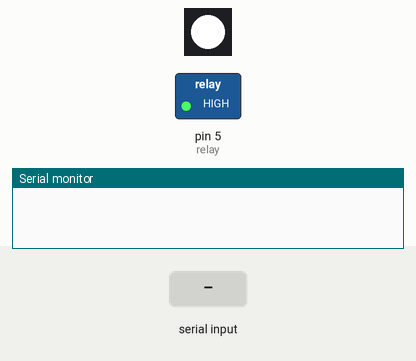
Simulated run of this sketch. Board: Arduino Uno, built with avr-gcc and run on an emulated ATmega328P. Parts: 1 RGB LEDs in strip order, left to right, switched loads named in the sketch (green lamp = pin HIGH), the last lines printed to the serial monitor. Inputs (shaded band) come from the test bench.

Above: at 0.1 s.
At 2.2 s:
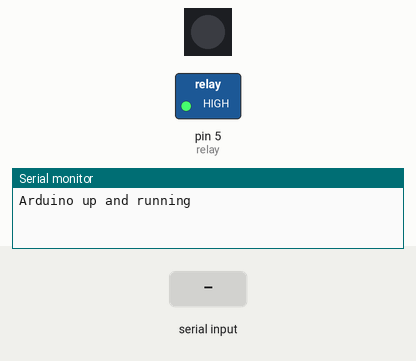
2.3 s: "c" received over Serial
4.8 s: "r" received over Serial
7.3 s: "90,45,200\n" received over Serial
Timing chart, 0 to 10.3 s (numbered marks = the images above; inputs shaded):
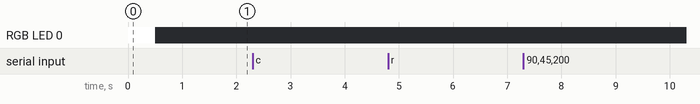

The sketch:

arduino_twitchChatCtrl.ino
```cpp
#include <FastLED.h>

#define NUM_LEDS 1
#define LED_PIN 2
#define COLOR_ORDER GRB

CRGB leds[NUM_LEDS];

const int relay = 5;

String incomingData; // for incomingData serial data
String dataArray[4]; // for storing incomingData

int rVal = 0;
int gVal = 0;
int bVal = 0;
int relayVal = 0;
char colOrRelay;

void fillArray(String data, String tArray[], char separator){
  int maxIndex = data.length();
  int arrayIndex = 0;
  int startIndex = 0;

  for(int i=0; i<maxIndex; i++){
    if(data.charAt(i)==separator){
      tArray[arrayIndex] = data.substring(startIndex, i);
      arrayIndex++;
      startIndex = i + 1; // +1 to skip the separator
    }
  }
}

void jiggleQuack(){
  digitalWrite(relay, LOW);
  delay(400);
  digitalWrite(relay, HIGH);
  delay(200);
  digitalWrite(relay, LOW);
  delay(200);
  digitalWrite(relay, HIGH);
  delay(200);
  digitalWrite(relay, LOW);
  delay(200);
  digitalWrite(relay, HIGH);
  delay(200);
}


void setup() {
  Serial.begin(9600);
  pinMode(relay, OUTPUT);
  digitalWrite(relay, HIGH);
  FastLED.addLeds<WS2812, LED_PIN, COLOR_ORDER>(leds, NUM_LEDS);
  //blink once to indicate turning on/rebooting.
  for(int i = 0; i<NUM_LEDS; i++){
          leds[i] = CRGB(255, 255, 255);
  }
  FastLED.show();
  delay(500);

  for(int i = 0; i<NUM_LEDS; i++){
          leds[i] = CRGB(0, 0, 0);
  }
  FastLED.show();

  Serial.println("Arduino up and running");
  delay(500);
}

void loop() {
  // send data only when you receive data:
  if (Serial.available() > 0) {
    // read the incomingData byte:
    incomingData = Serial.readString();
    Serial.print("I received: ");
    Serial.println(incomingData);
    fillArray(incomingData, dataArray, '/');

    if(dataArray[0] == "c"){
      Serial.println("color control");
      rVal = dataArray[1].toInt();
      gVal = dataArray[2].toInt();
      bVal = dataArray[3].toInt();
      // Not really needed as i only use 1 LED right now...
      for(int i = 0; i<NUM_LEDS; i++){
        leds[i] = CRGB(rVal, gVal, bVal);
      }
      FastLED.show();
    }
    else if(dataArray[0] == "r"){
      relayVal = dataArray[1].toInt();

      if(relayVal == 1){
      Serial.println("Jiggle jiggle");
      jiggleQuack();
      }
      else{
        Serial.print("Nothing to do, got: ");
        Serial.println(relayVal);
      }
    }
    else{
      Serial.print("first index is: ");
      Serial.println(dataArray[0]);
    }
  }
}
```
